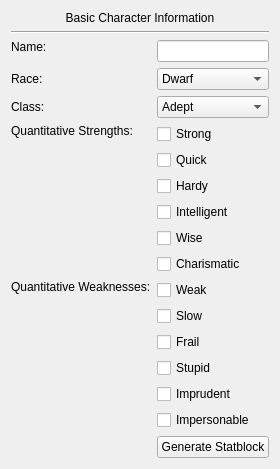
      <widget class="QWidget" name="wave1Page1">
       <layout class="QGridLayout" name="gridLayout_3">
        <item row="3" column="1">
         <widget class="QLineEdit" name="nameEdit">
          <property name="maxLength">
           <number>25</number>
          </property>
         </widget>
        </item>
        <item row="3" column="0">
         <widget class="QLabel" name="nameLabel">
          <property name="text">
           <string>Name:</string>
          </property>
          <property name="alignment">
           <set>Qt::AlignLeading|Qt::AlignLeft|Qt::AlignTop</set>
          </property>
          <property name="buddy">
           <cstring>nameEdit</cstring>
          </property>
         </widget>
        </item>
        <item row="4" column="0">
         <widget class="QLabel" name="raceLabel">
          <property name="text">
           <string>Race:</string>
          </property>
          <property name="buddy">
           <cstring>raceBox</cstring>
          </property>
         </widget>
        </item>
        <item row="4" column="1">
         <widget class="QComboBox" name="raceBox">
          <item>
           <property name="text">
            <string>Dwarf</string>
           </property>
          </item>
          <item>
           <property name="text">
            <string>Halfling</string>
           </property>
          </item>
          <item>
           <property name="text">
            <string>Elf</string>
           </property>
          </item>
          <item>
           <property name="text">
            <string>Human</string>
           </property>
          </item>
          <item>
           <property name="text">
            <string>Gnome</string>
           </property>
          </item>
          <item>
           <property name="text">
            <string>Half-orc</string>
           </property>
          </item>
          <item>
           <property name="text">
            <string>Half-elf</string>
           </property>
          </item>
         </widget>
        </item>
        <item row="5" column="0">
         <widget class="QLabel" name="classLabel">
          <property name="text">
           <string>Class: </string>
          </property>
          <property name="buddy">
           <cstring>classBox</cstring>
          </property>
         </widget>
        </item>
        <item row="5" column="1">
         <widget class="QComboBox" name="classBox">
          <item>
           <property name="text">
            <string>Adept</string>
           </property>
          </item>
          <item>
           <property name="text">
            <string>Aristocrat</string>
           </property>
          </item>
          <item>
           <property name="text">
            <string>Barbarian</string>
           </property>
          </item>
          <item>
           <property name="text">
            <string>Bard</string>
           </property>
          </item>
          <item>
           <property name="text">
            <string>Cleric</string>
           </property>
          </item>
          <item>
           <property name="text">
            <string>Commoner</string>
           </property>
          </item>
          <item>
           <property name="text">
            <string>Druid</string>
           </property>
          </item>
          <item>
           <property name="text">
            <string>Expert</string>
           </property>
          </item>
          <item>
           <property name="text">
            <string>Fighter</string>
           </property>
          </item>
          <item>
           <property name="text">
            <string>Monk</string>
           </property>
          </item>
          <item>
           <property name="text">
            <string>Paladin</string>
           </property>
          </item>
          <item>
           <property name="text">
            <string>Ranger</string>
           </property>
          </item>
          <item>
           <property name="text">
            <string>Rogue</string>
           </property>
          </item>
          <item>
           <property name="text">
            <string>Sorcerer</string>
           </property>
          </item>
          <item>
           <property name="text">
            <string>Warrior</string>
           </property>
          </item>
          <item>
           <property name="text">
            <string>Wizard</string>
           </property>
          </item>
         </widget>
        </item>
        <item row="6" column="0">
         <widget class="QLabel" name="statsPlusLabel">
          <property name="text">
           <string>Quantitative Strengths:</string>
          </property>
          <property name="alignment">
           <set>Qt::AlignLeading|Qt::AlignLeft|Qt::AlignTop</set>
          </property>
         </widget>
        </item>
        <item row="7" column="0">
         <widget class="QLabel" name="statsMinusLabel">
          <property name="text">
           <string>Quantitative Weaknesses:</string>
          </property>
          <property name="alignment">
           <set>Qt::AlignLeading|Qt::AlignLeft|Qt::AlignTop</set>
          </property>
         </widget>
        </item>
        <item row="6" column="1">
         <layout class="QVBoxLayout" name="verticalLayout">
          <item>
           <widget class="QCheckBox" name="checkBox_2">
            <property name="text">
             <string>Strong</string>
            </property>
            <attribute name="buttonGroup">
             <string notr="true">statPlusGroup</string>
            </attribute>
           </widget>
          </item>
          <item>
           <widget class="QCheckBox" name="checkBox_3">
            <property name="text">
             <string>Quick</string>
            </property>
            <attribute name="buttonGroup">
             <string notr="true">statPlusGroup</string>
            </attribute>
           </widget>
          </item>
          <item>
           <widget class="QCheckBox" name="checkBox_4">
            <property name="text">
             <string>Hardy</string>
            </property>
            <attribute name="buttonGroup">
             <string notr="true">statPlusGroup</string>
            </attribute>
           </widget>
          </item>
          <item>
           <widget class="QCheckBox" name="checkBox_5">
            <property name="text">
             <string>Intelligent</string>
            </property>
            <attribute name="buttonGroup">
             <string notr="true">statPlusGroup</string>
            </attribute>
           </widget>
          </item>
          <item>
           <widget class="QCheckBox" name="checkBox">
            <property name="text">
             <string>Wise</string>
            </property>
            <attribute name="buttonGroup">
             <string notr="true">statPlusGroup</string>
            </attribute>
           </widget>
          </item>
          <item>
           <widget class="QCheckBox" name="checkBox_6">
            <property name="text">
             <string>Charismatic</string>
            </property>
            <attribute name="buttonGroup">
             <string notr="true">statPlusGroup</string>
            </attribute>
           </widget>
          </item>
         </layout>
        </item>
        <item row="7" column="1">
         <layout class="QVBoxLayout" name="verticalLayout_2">
          <item>
           <widget class="QCheckBox" name="checkBox_8">
            <property name="text">
             <string>Weak</string>
            </property>
            <attribute name="buttonGroup">
             <string notr="true">statMinusGroup</string>
            </attribute>
           </widget>
          </item>
          <item>
           <widget class="QCheckBox" name="checkBox_11">
            <property name="text">
             <string>Slow</string>
            </property>
            <attribute name="buttonGroup">
             <string notr="true">statMinusGroup</string>
            </attribute>
           </widget>
          </item>
          <item>
           <widget class="QCheckBox" name="checkBox_10">
            <property name="text">
             <string>Frail</string>
            </property>
            <attribute name="buttonGroup">
             <string notr="true">statMinusGroup</string>
            </attribute>
           </widget>
          </item>
          <item>
           <widget class="QCheckBox" name="checkBox_12">
            <property name="text">
             <string>Stupid</string>
            </property>
            <attribute name="buttonGroup">
             <string notr="true">statMinusGroup</string>
            </attribute>
           </widget>
          </item>
          <item>
           <widget class="QCheckBox" name="checkBox_7">
            <property name="text">
             <string>Imprudent</string>
            </property>
            <attribute name="buttonGroup">
             <string notr="true">statMinusGroup</string>
            </attribute>
           </widget>
          </item>
          <item>
           <widget class="QCheckBox" name="checkBox_9">
            <property name="text">
             <string>Impersonable</string>
            </property>
            <attribute name="buttonGroup">
             <string notr="true">statMinusGroup</string>
            </attribute>
           </widget>
          </item>
         </layout>
        </item>
        <item row="2" column="0" colspan="2">
         <widget class="Line" name="line_2">
          <property name="orientation">
           <enum>Qt::Horizontal</enum>
          </property>
         </widget>
        </item>
        <item row="8" column="1">
         <widget class="QPushButton" name="wave1GenBtn">
          <property name="text">
           <string>Generate Statblock</string>
          </property>
         </widget>
        </item>
        <item row="1" column="0" colspan="2">
         <widget class="QLabel" name="wave1Label">
          <property name="text">
           <string>Basic Character Information</string>
          </property>
          <property name="alignment">
           <set>Qt::AlignCenter</set>
          </property>
         </widget>
        </item>
       </layout>
      </widget>
